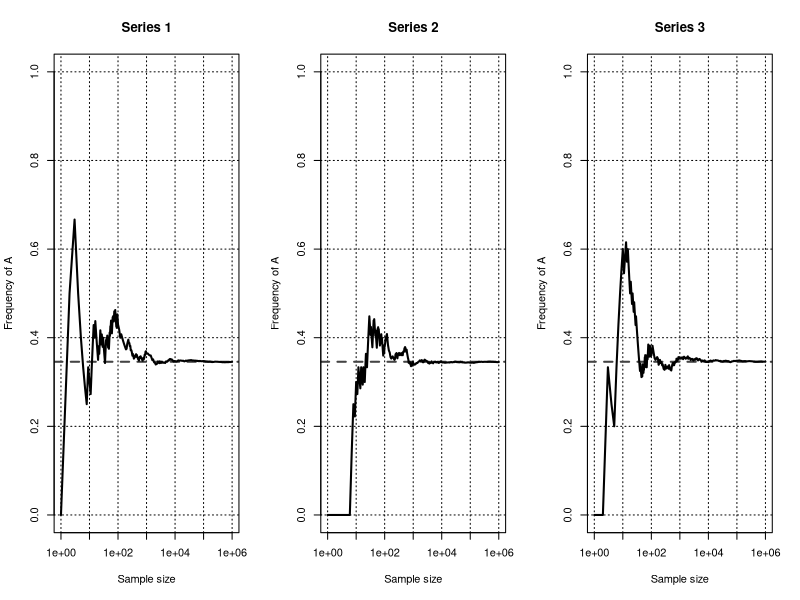

This figure's R source:
## ---- chunk 1
options(width=300)
knitr::opts_chunk$set(
  fig.width = 7, fig.height = 5, 
  fig.path='figures',
  fig.align = "center", 
  size = "tiny", 
  echo = TRUE, eval=TRUE, 
  warning = FALSE, message = FALSE, 
  results = TRUE, comment = "")
# knitr::asis_output("\\footnotesize")

## ---- chunk 2
################################################################
## Illustration of the frequential definition of probability.
##
## We generate a fake genomic sequence having the same nucleotide 
## composition as Mycoplasma genitalium, and perform a random sampling.  


## Parameters for the sampling of nucleotides in the Mycoplasma genome

## Instantiate a vector with the count of occurrences per residue
## in the whole genome of Mycoplasma genitalium.
nt.counts.mycoplasma <- c("A" = 200543,
                          "C" = 91524,
                          "G" = 92312,
                          "T" = 195695)
genome.size.mycoplasma <- sum(nt.counts.mycoplasma)

## Compute genome size
L <- sum(nt.counts.mycoplasma)  ## Genome length
N <- 1.0e+6           ## Samplin size
x.values <- c(1:100,10*(11:100),100*(11:100),1000*(11:100),10000*(11:100)) ## Values to be plotted (plotting the 10^6 values would generate a huge file where most points are not even visible)


## For the sake of storage economy, rather than analyzing the actual
## genome sequence, we generate a fake genome of the same size as 
## Mycoplasma genitalium, and with the same nucleotide frequencies 
## (but where residues are sorted alphabetically). Since the sampling 
## is done in a position-independent way this does not affect the result.
genome <- rep(names(nt.counts.mycoplasma), nt.counts.mycoplasma)

## Calculate the probability of the A residue
p.A <- nt.counts.mycoplasma["A"]/genome.size.mycoplasma


## Generate four plots illustrating the convergence of the realization frequency of an event (sampling of nucleotide A in Myciplasma genome) towards the probability of this event (frequency of this nucleotide in the whole genome).
par(mfrow=c(1,3)) ## Four panels per figure

## Perform 4 independent trials, to give an idea of the variability of the initial frequencies
for (i in 1:3) {
  
  ## Sample residues in the fake genome
  res.sample <- sample(genome,size=N,replace=T)
  
  ## Count the cumulative sum of adenine residues
  A.cumsum <- cumsum(res.sample == "A")
  A.cumfreq <- A.cumsum/(1:N)
  
  plot(x.values, A.cumfreq[x.values],
       col="black",
       log="x",
       type="l",
       main=paste("Series", i),
       xlab="Sample size",
       ylab="Frequency of A",
       panel.first=c(grid(col="black"),
         abline(h=p.A,col="#444444", lwd=2,lty="dashed")),
       ylim=c(0,1), lwd=2
       )
  
}
par(mfrow=c(1,1)) ## Restore default plot parameters

